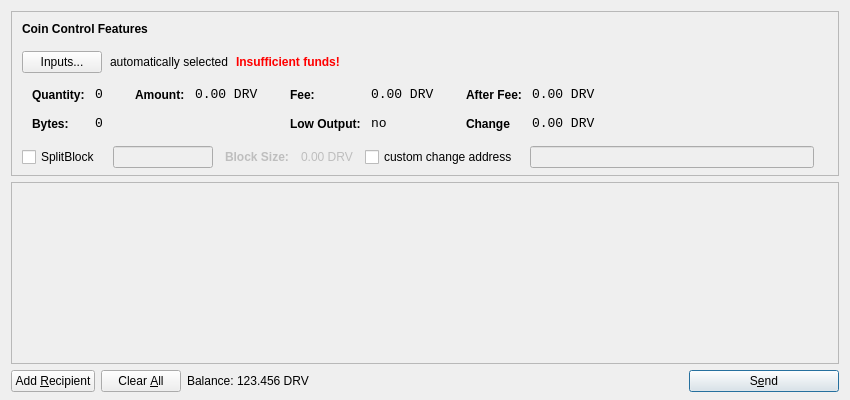
<?xml version="1.0" encoding="UTF-8"?>
<ui version="4.0">
 <class>SendCoinsDialog</class>
 <widget class="QDialog" name="SendCoinsDialog">
  <property name="geometry">
   <rect>
    <x>0</x>
    <y>0</y>
    <width>850</width>
    <height>400</height>
   </rect>
  </property>
  <property name="windowTitle">
   <string>Send Coins</string>
  </property>
  <layout class="QVBoxLayout" name="verticalLayout" stretch="0,1,0">
   <property name="bottomMargin">
    <number>8</number>
   </property>
   <item>
    <widget class="QFrame" name="frameCoinControl">
     <property name="sizePolicy">
      <sizepolicy hsizetype="Expanding" vsizetype="Expanding">
       <horstretch>0</horstretch>
       <verstretch>0</verstretch>
      </sizepolicy>
     </property>
     <property name="maximumSize">
      <size>
       <width>16777215</width>
       <height>16777215</height>
      </size>
     </property>
     <property name="frameShape">
      <enum>QFrame::StyledPanel</enum>
     </property>
     <property name="frameShadow">
      <enum>QFrame::Sunken</enum>
     </property>
     <layout class="QVBoxLayout" name="verticalLayoutCoinControl2">
      <property name="spacing">
       <number>-1</number>
      </property>
      <property name="leftMargin">
       <number>0</number>
      </property>
      <property name="topMargin">
       <number>0</number>
      </property>
      <property name="rightMargin">
       <number>0</number>
      </property>
      <property name="bottomMargin">
       <number>6</number>
      </property>
      <item>
       <layout class="QVBoxLayout" name="verticalLayoutCoinControl" stretch="0,0,0,0,1">
        <property name="spacing">
         <number>0</number>
        </property>
        <property name="leftMargin">
         <number>10</number>
        </property>
        <property name="topMargin">
         <number>10</number>
        </property>
        <item>
         <layout class="QHBoxLayout" name="horizontalLayoutCoinControl1">
          <property name="bottomMargin">
           <number>15</number>
          </property>
          <item>
           <widget class="QLabel" name="labelCoinControlFeatures">
            <property name="sizePolicy">
             <sizepolicy hsizetype="Preferred" vsizetype="Maximum">
              <horstretch>0</horstretch>
              <verstretch>0</verstretch>
             </sizepolicy>
            </property>
            <property name="font">
             <font>
              <weight>75</weight>
              <bold>true</bold>
             </font>
            </property>
            <property name="styleSheet">
             <string notr="true">font-weight:bold;</string>
            </property>
            <property name="text">
             <string>Coin Control Features</string>
            </property>
           </widget>
          </item>
         </layout>
        </item>
        <item>
         <layout class="QHBoxLayout" name="horizontalLayoutCoinControl2" stretch="0,0,0,0">
          <property name="spacing">
           <number>8</number>
          </property>
          <property name="bottomMargin">
           <number>10</number>
          </property>
          <item>
           <widget class="QPushButton" name="pushButtonCoinControl">
            <property name="styleSheet">
             <string notr="true"/>
            </property>
            <property name="text">
             <string>Inputs...</string>
            </property>
           </widget>
          </item>
          <item>
           <widget class="QLabel" name="labelCoinControlAutomaticallySelected">
            <property name="text">
             <string>automatically selected</string>
            </property>
            <property name="margin">
             <number>5</number>
            </property>
           </widget>
          </item>
          <item>
           <widget class="QLabel" name="labelCoinControlInsuffFunds">
            <property name="font">
             <font>
              <weight>75</weight>
              <bold>true</bold>
             </font>
            </property>
            <property name="styleSheet">
             <string notr="true">color:red;font-weight:bold;</string>
            </property>
            <property name="text">
             <string>Insufficient funds!</string>
            </property>
            <property name="margin">
             <number>5</number>
            </property>
           </widget>
          </item>
          <item>
           <spacer name="horizontalSpacerCoinControl">
            <property name="orientation">
             <enum>Qt::Horizontal</enum>
            </property>
            <property name="sizeHint" stdset="0">
             <size>
              <width>40</width>
              <height>1</height>
             </size>
            </property>
           </spacer>
          </item>
         </layout>
        </item>
        <item>
         <widget class="QWidget" name="widgetCoinControl" native="true">
          <property name="sizePolicy">
           <sizepolicy hsizetype="Preferred" vsizetype="Preferred">
            <horstretch>0</horstretch>
            <verstretch>0</verstretch>
           </sizepolicy>
          </property>
          <property name="minimumSize">
           <size>
            <width>0</width>
            <height>0</height>
           </size>
          </property>
          <property name="styleSheet">
           <string notr="true"/>
          </property>
          <layout class="QHBoxLayout" name="horizontalLayoutCoinControl5">
           <property name="margin">
            <number>0</number>
           </property>
           <item>
            <layout class="QHBoxLayout" name="horizontalLayoutCoinControl3" stretch="0,0,0,1">
             <property name="spacing">
              <number>20</number>
             </property>
             <property name="topMargin">
              <number>0</number>
             </property>
             <property name="bottomMargin">
              <number>10</number>
             </property>
             <item>
              <layout class="QFormLayout" name="formLayoutCoinControl1">
               <property name="horizontalSpacing">
                <number>10</number>
               </property>
               <property name="verticalSpacing">
                <number>14</number>
               </property>
               <property name="leftMargin">
                <number>10</number>
               </property>
               <property name="topMargin">
                <number>4</number>
               </property>
               <property name="rightMargin">
                <number>6</number>
               </property>
               <item row="0" column="0">
                <widget class="QLabel" name="labelCoinControlQuantityText">
                 <property name="styleSheet">
                  <string notr="true">font-weight:bold;</string>
                 </property>
                 <property name="text">
                  <string>Quantity:</string>
                 </property>
                 <property name="margin">
                  <number>0</number>
                 </property>
                </widget>
               </item>
               <item row="0" column="1">
                <widget class="QLabel" name="labelCoinControlQuantity">
                 <property name="font">
                  <font>
                   <family>Monospace</family>
                   <pointsize>10</pointsize>
                  </font>
                 </property>
                 <property name="cursor">
                  <cursorShape>IBeamCursor</cursorShape>
                 </property>
                 <property name="contextMenuPolicy">
                  <enum>Qt::ActionsContextMenu</enum>
                 </property>
                 <property name="text">
                  <string>0</string>
                 </property>
                 <property name="margin">
                  <number>0</number>
                 </property>
                 <property name="textInteractionFlags">
                  <set>Qt::LinksAccessibleByMouse|Qt::TextSelectableByKeyboard|Qt::TextSelectableByMouse</set>
                 </property>
                </widget>
               </item>
               <item row="1" column="0">
                <widget class="QLabel" name="labelCoinControlBytesText">
                 <property name="styleSheet">
                  <string notr="true">font-weight:bold;</string>
                 </property>
                 <property name="text">
                  <string>Bytes:</string>
                 </property>
                </widget>
               </item>
               <item row="1" column="1">
                <widget class="QLabel" name="labelCoinControlBytes">
                 <property name="font">
                  <font>
                   <family>Monospace</family>
                   <pointsize>10</pointsize>
                  </font>
                 </property>
                 <property name="cursor">
                  <cursorShape>IBeamCursor</cursorShape>
                 </property>
                 <property name="contextMenuPolicy">
                  <enum>Qt::ActionsContextMenu</enum>
                 </property>
                 <property name="text">
                  <string>0</string>
                 </property>
                 <property name="textInteractionFlags">
                  <set>Qt::LinksAccessibleByMouse|Qt::TextSelectableByKeyboard|Qt::TextSelectableByMouse</set>
                 </property>
                </widget>
               </item>
              </layout>
             </item>
             <item>
              <layout class="QFormLayout" name="formLayoutCoinControl2">
               <property name="horizontalSpacing">
                <number>10</number>
               </property>
               <property name="verticalSpacing">
                <number>14</number>
               </property>
               <property name="leftMargin">
                <number>6</number>
               </property>
               <property name="topMargin">
                <number>4</number>
               </property>
               <property name="rightMargin">
                <number>6</number>
               </property>
               <item row="0" column="0">
                <widget class="QLabel" name="labelCoinControlAmountText">
                 <property name="styleSheet">
                  <string notr="true">font-weight:bold;</string>
                 </property>
                 <property name="text">
                  <string>Amount:</string>
                 </property>
                 <property name="margin">
                  <number>0</number>
                 </property>
                </widget>
               </item>
               <item row="0" column="1">
                <widget class="QLabel" name="labelCoinControlAmount">
                 <property name="font">
                  <font>
                   <family>Monospace</family>
                   <pointsize>10</pointsize>
                  </font>
                 </property>
                 <property name="cursor">
                  <cursorShape>IBeamCursor</cursorShape>
                 </property>
                 <property name="contextMenuPolicy">
                  <enum>Qt::ActionsContextMenu</enum>
                 </property>
                 <property name="text">
                  <string notr="true">0.00 DRV</string>
                 </property>
                 <property name="textInteractionFlags">
                  <set>Qt::LinksAccessibleByMouse|Qt::TextSelectableByKeyboard|Qt::TextSelectableByMouse</set>
                 </property>
                </widget>
               </item>
              </layout>
             </item>
             <item>
              <layout class="QFormLayout" name="formLayoutCoinControl3">
               <property name="horizontalSpacing">
                <number>10</number>
               </property>
               <property name="verticalSpacing">
                <number>14</number>
               </property>
               <property name="leftMargin">
                <number>6</number>
               </property>
               <property name="topMargin">
                <number>4</number>
               </property>
               <property name="rightMargin">
                <number>6</number>
               </property>
               <item row="0" column="0">
                <widget class="QLabel" name="labelCoinControlFeeText">
                 <property name="styleSheet">
                  <string notr="true">font-weight:bold;</string>
                 </property>
                 <property name="text">
                  <string>Fee:</string>
                 </property>
                 <property name="margin">
                  <number>0</number>
                 </property>
                </widget>
               </item>
               <item row="0" column="1">
                <widget class="QLabel" name="labelCoinControlFee">
                 <property name="font">
                  <font>
                   <family>Monospace</family>
                   <pointsize>10</pointsize>
                  </font>
                 </property>
                 <property name="cursor">
                  <cursorShape>IBeamCursor</cursorShape>
                 </property>
                 <property name="contextMenuPolicy">
                  <enum>Qt::ActionsContextMenu</enum>
                 </property>
                 <property name="text">
                  <string notr="true">0.00 DRV</string>
                 </property>
                 <property name="textInteractionFlags">
                  <set>Qt::LinksAccessibleByMouse|Qt::TextSelectableByKeyboard|Qt::TextSelectableByMouse</set>
                 </property>
                </widget>
               </item>
               <item row="1" column="0">
                <widget class="QLabel" name="labelCoinControlLowOutputText">
                 <property name="styleSheet">
                  <string notr="true">font-weight:bold;</string>
                 </property>
                 <property name="text">
                  <string>Low Output:</string>
                 </property>
                </widget>
               </item>
               <item row="1" column="1">
                <widget class="QLabel" name="labelCoinControlLowOutput">
                 <property name="font">
                  <font>
                   <family>Monospace</family>
                   <pointsize>10</pointsize>
                  </font>
                 </property>
                 <property name="cursor">
                  <cursorShape>IBeamCursor</cursorShape>
                 </property>
                 <property name="contextMenuPolicy">
                  <enum>Qt::ActionsContextMenu</enum>
                 </property>
                 <property name="text">
                  <string>no</string>
                 </property>
                 <property name="textInteractionFlags">
                  <set>Qt::LinksAccessibleByMouse|Qt::TextSelectableByKeyboard|Qt::TextSelectableByMouse</set>
                 </property>
                </widget>
               </item>
              </layout>
             </item>
             <item>
              <layout class="QFormLayout" name="formLayoutCoinControl4">
               <property name="horizontalSpacing">
                <number>10</number>
               </property>
               <property name="verticalSpacing">
                <number>14</number>
               </property>
               <property name="leftMargin">
                <number>6</number>
               </property>
               <property name="topMargin">
                <number>4</number>
               </property>
               <property name="rightMargin">
                <number>6</number>
               </property>
               <item row="0" column="0">
                <widget class="QLabel" name="labelCoinControlAfterFeeText">
                 <property name="styleSheet">
                  <string notr="true">font-weight:bold;</string>
                 </property>
                 <property name="text">
                  <string>After Fee:</string>
                 </property>
                 <property name="margin">
                  <number>0</number>
                 </property>
                </widget>
               </item>
               <item row="0" column="1">
                <widget class="QLabel" name="labelCoinControlAfterFee">
                 <property name="font">
                  <font>
                   <family>Monospace</family>
                   <pointsize>10</pointsize>
                  </font>
                 </property>
                 <property name="cursor">
                  <cursorShape>IBeamCursor</cursorShape>
                 </property>
                 <property name="contextMenuPolicy">
                  <enum>Qt::ActionsContextMenu</enum>
                 </property>
                 <property name="text">
                  <string notr="true">0.00 DRV</string>
                 </property>
                 <property name="textInteractionFlags">
                  <set>Qt::LinksAccessibleByMouse|Qt::TextSelectableByKeyboard|Qt::TextSelectableByMouse</set>
                 </property>
                </widget>
               </item>
               <item row="1" column="0">
                <widget class="QLabel" name="labelCoinControlChangeText">
                 <property name="styleSheet">
                  <string notr="true">font-weight:bold;</string>
                 </property>
                 <property name="text">
                  <string>Change</string>
                 </property>
                </widget>
               </item>
               <item row="1" column="1">
                <widget class="QLabel" name="labelCoinControlChange">
                 <property name="font">
                  <font>
                   <family>Monospace</family>
                   <pointsize>10</pointsize>
                  </font>
                 </property>
                 <property name="cursor">
                  <cursorShape>IBeamCursor</cursorShape>
                 </property>
                 <property name="contextMenuPolicy">
                  <enum>Qt::ActionsContextMenu</enum>
                 </property>
                 <property name="text">
                  <string notr="true">0.00 DRV</string>
                 </property>
                 <property name="textInteractionFlags">
                  <set>Qt::LinksAccessibleByMouse|Qt::TextSelectableByKeyboard|Qt::TextSelectableByMouse</set>
                 </property>
                </widget>
               </item>
              </layout>
             </item>
            </layout>
           </item>
          </layout>
         </widget>
        </item>
        <item>
         <layout class="QHBoxLayout" name="horizontalLayoutCoinControl4" stretch="0,0,0">
          <property name="spacing">
           <number>12</number>
          </property>
          <property name="sizeConstraint">
           <enum>QLayout::SetDefaultConstraint</enum>
          </property>
          <property name="topMargin">
           <number>5</number>
          </property>
          <property name="rightMargin">
           <number>5</number>
          </property>
          <item>
            <widget class="QCheckBox" name="splitBlockCheckBox">
              <property name="text">
                <string>SplitBlock</string>
              </property>
            </widget>
          </item>
          <item>
            <widget class="QLineEdit" name="splitBlockLineEdit">
              <property name="enabled">
                <bool>false</bool>
              </property>
              <property name="sizePolicy">
                <sizepolicy hsizetype="Fixed" vsizetype="Fixed">
                  <horstretch>0</horstretch>
                  <verstretch>0</verstretch>
                </sizepolicy>
              </property>
              <property name="maximumSize">
                <size>
                  <width>100</width>
                  <height>16777215</height>
                </size>
              </property>
            </widget>
          </item>
          <item>
            <widget class="QLabel" name="labelBlockSizeText">
              <property name="enabled">
                <bool>false</bool>
              </property>
              <property name="font">
                <font>
                  <weight>75</weight>
                  <bold>true</bold>
                </font>
              </property>
              <property name="text">
                <string>Block Size:</string>
              </property>
            </widget>
          </item>
          <item>
            <widget class="QLabel" name="labelBlockSize">
              <property name="enabled">
                <bool>false</bool>
              </property>
              <property name="text">
                <string>0.00 DRV</string>
              </property>
            </widget>
          </item>
          <item>
           <widget class="QCheckBox" name="checkBoxCoinControlChange">
            <property name="text">
             <string>custom change address</string>
            </property>
           </widget>
          </item>
          <item>
           <widget class="QLineEdit" name="lineEditCoinControlChange">
            <property name="enabled">
             <bool>false</bool>
            </property>
            <property name="sizePolicy">
             <sizepolicy hsizetype="Expanding" vsizetype="Fixed">
              <horstretch>0</horstretch>
              <verstretch>0</verstretch>
             </sizepolicy>
            </property>
           </widget>
          </item>
          <item>
           <widget class="QLabel" name="labelCoinControlChangeLabel">
            <property name="sizePolicy">
             <sizepolicy hsizetype="Preferred" vsizetype="Expanding">
              <horstretch>0</horstretch>
              <verstretch>0</verstretch>
             </sizepolicy>
            </property>
            <property name="minimumSize">
             <size>
              <width>0</width>
              <height>0</height>
             </size>
            </property>
            <property name="text">
             <string/>
            </property>
            <property name="margin">
             <number>3</number>
            </property>
           </widget>
          </item>
         </layout>
        </item>
        <item>
         <spacer name="verticalSpacerCoinControl">
          <property name="orientation">
           <enum>Qt::Vertical</enum>
          </property>
          <property name="sizeHint" stdset="0">
           <size>
            <width>800</width>
            <height>1</height>
           </size>
          </property>
         </spacer>
        </item>
       </layout>
      </item>
     </layout>
    </widget>
   </item>
   <item>
    <widget class="QScrollArea" name="scrollArea">
     <property name="widgetResizable">
      <bool>true</bool>
     </property>
     <widget class="QWidget" name="scrollAreaWidgetContents">
      <property name="geometry">
       <rect>
        <x>0</x>
        <y>0</y>
        <width>830</width>
        <height>165</height>
       </rect>
      </property>
      <layout class="QVBoxLayout" name="verticalLayout_2">
       <property name="margin">
        <number>0</number>
       </property>
       <item>
        <layout class="QVBoxLayout" name="entries">
         <property name="spacing">
          <number>6</number>
         </property>
        </layout>
       </item>
       <item>
        <spacer name="verticalSpacer">
         <property name="orientation">
          <enum>Qt::Vertical</enum>
         </property>
         <property name="sizeHint" stdset="0">
          <size>
           <width>20</width>
           <height>40</height>
          </size>
         </property>
        </spacer>
       </item>
      </layout>
     </widget>
    </widget>
   </item>
   <item>
    <layout class="QHBoxLayout" name="horizontalLayout">
     <item>
      <widget class="QPushButton" name="addButton">
       <property name="toolTip">
        <string>Send to multiple recipients at once</string>
       </property>
       <property name="text">
        <string>Add &amp;Recipient</string>
       </property>
       <property name="autoDefault">
        <bool>false</bool>
       </property>
      </widget>
     </item>
     <item>
      <widget class="QPushButton" name="clearButton">
       <property name="sizePolicy">
        <sizepolicy hsizetype="Minimum" vsizetype="Fixed">
         <horstretch>0</horstretch>
         <verstretch>0</verstretch>
        </sizepolicy>
       </property>
       <property name="toolTip">
        <string>Remove all transaction fields</string>
       </property>
       <property name="text">
        <string>Clear &amp;All</string>
       </property>
       <property name="autoRepeatDelay">
        <number>300</number>
       </property>
       <property name="autoDefault">
        <bool>false</bool>
       </property>
      </widget>
     </item>
     <item>
      <layout class="QHBoxLayout" name="horizontalLayout_2">
       <property name="spacing">
        <number>3</number>
       </property>
       <item>
        <widget class="QLabel" name="label">
         <property name="sizePolicy">
          <sizepolicy hsizetype="Preferred" vsizetype="Fixed">
           <horstretch>0</horstretch>
           <verstretch>0</verstretch>
          </sizepolicy>
         </property>
         <property name="text">
          <string>Balance:</string>
         </property>
        </widget>
       </item>
       <item>
        <widget class="QLabel" name="labelBalance">
         <property name="sizePolicy">
          <sizepolicy hsizetype="Preferred" vsizetype="Fixed">
           <horstretch>0</horstretch>
           <verstretch>0</verstretch>
          </sizepolicy>
         </property>
         <property name="cursor">
          <cursorShape>IBeamCursor</cursorShape>
         </property>
         <property name="text">
          <string notr="true">123.456 DRV</string>
         </property>
         <property name="textInteractionFlags">
          <set>Qt::LinksAccessibleByMouse|Qt::TextSelectableByKeyboard|Qt::TextSelectableByMouse</set>
         </property>
        </widget>
       </item>
      </layout>
     </item>
     <item>
      <spacer name="horizontalSpacer">
       <property name="orientation">
        <enum>Qt::Horizontal</enum>
       </property>
       <property name="sizeHint" stdset="0">
        <size>
         <width>40</width>
         <height>20</height>
        </size>
       </property>
      </spacer>
     </item>
     <item>
      <widget class="QPushButton" name="sendButton">
       <property name="minimumSize">
        <size>
         <width>150</width>
         <height>0</height>
        </size>
       </property>
       <property name="toolTip">
        <string>Confirm the send action</string>
       </property>
       <property name="text">
        <string>S&amp;end</string>
       </property>
       <property name="icon">
        <iconset resource="../bitcoin.qrc">
         <normaloff>:/icons/send</normaloff>:/icons/send</iconset>
       </property>
       <property name="default">
        <bool>true</bool>
       </property>
      </widget>
     </item>
    </layout>
   </item>
  </layout>
 </widget>
 <resources>
  <include location="../bitcoin.qrc"/>
 </resources>
 <connections/>
</ui>
